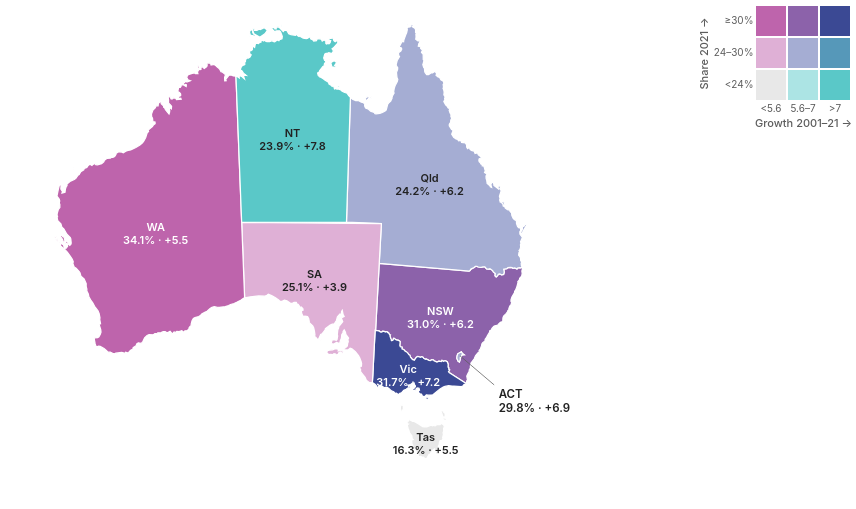

Vega-Lite specification stored for this chart:
### Vega-Lite specification from a JSON file in a GitHub repository (floating-point values rounded to 4 significant figures; data arrays with more than 128 entries replaced by an {"elided": "..."} marker saying what was removed)
{"$schema": "https://vega.github.io/schema/vega-lite/v5.json", "config": {"background": null, "font": "-apple-system, BlinkMacSystemFont, Segoe UI, Helvetica, Arial, sans-serif", "padding": 4, "view": {"stroke": null}, "axis": {"labelColor": "#5c5c5c", "titleColor": "#5c5c5c", "gridColor": "#d0d0d0", "domainColor": "#d0d0d0", "tickColor": "#d0d0d0", "labelFont": "-apple-system, BlinkMacSystemFont, Segoe UI, Helvetica, Arial, sans-serif", "labelFontSize": 11, "titleFont": "-apple-system, BlinkMacSystemFont, Segoe UI, Helvetica, Arial, sans-serif", "titleFontWeight": 500}, "legend": {"labelColor": "#5c5c5c", "titleColor": "#222222", "labelFont": "-apple-system, BlinkMacSystemFont, Segoe UI, Helvetica, Arial, sans-serif", "titleFont": "-apple-system, BlinkMacSystemFont, Segoe UI, Helvetica, Arial, sans-serif", "titleFontWeight": 600, "labelFontSize": 12, "titleFontSize": 12, "symbolStrokeColor": "#ffffff"}, "text": {"color": "#222222", "font": "-apple-system, BlinkMacSystemFont, Segoe UI, Helvetica, Arial, sans-serif"}, "tooltipFormat": {"numberFormat": ",.0f"}}, "params": [{"name": "hl", "value": "", "bind": {"input": "select", "options": ["", "Western Australia", "Victoria", "New South Wales", "Australian Capital Territory", "South Australia", "Queensland", "Northern Territory", "Tasmania"], "labels": ["All states", "Western Australia", "Victoria", "New South Wales", "Australian Capital Territory", "South Australia", "Queensland", "Northern Territory", "Tasmania"], "name": "Highlight a state "}}], "hconcat": [{"width": 660, "height": 500, "projection": {"type": "conicEqualArea", "parallels": [-18, -36], "rotate": [-134, 0]}, "layer": [{"data": {"values": {"type": "Topology", "arcs": {"elided": "106 rows, 2810 int values in total"}, "transform": {"scale": [0.002035, 0.001652], "translate": [112.9, -43.63]}, "objects": {"states": {"type": "GeometryCollection", "geometries": [{"arcs": [[0, 1, 2, 3, 4, 5, 6, 7, 8, 9, 10, 11, 12, 13, 14, 15, 16, 17, 18, 19, 20, 21, 22, 23, 24, 25, 26, 27, 28, 29, 30, 31, 32, 33, 34, 35, 36, 37, 38, 39, 40, 41, 42, 43, 44, 45], [46]], "type": "Polygon", "properties": {"STATE_CODE": "1", "STATE_NAME": "New South Wales"}, "id": 0}, {"arcs": [[47, 48, 49, -38, 50, -36, 51, -34, 52, -32, 53, -30, 54, -28, 55, -26, 56, 57, -23, 58, -21, 59, 60, 61, -17, 62, -15, 63, -13, 64, -11, 65, -9, 66, -7, 67, -5, 68, 69, 70, -1, 71]], "type": "Polygon", "properties": {"STATE_CODE": "2", "STATE_NAME": "Victoria"}, "id": 1}, {"arcs": [[[-45, 72, -43, 73, -41, 74, 75, 76, 77]], [[78]], [[79]], [[80]], [[81]], [[82]]], "type": "MultiPolygon", "properties": {"STATE_CODE": "3", "STATE_NAME": "Queensland"}, "id": 2}, {"arcs": [[[83, 84, -48, 85]], [[86]]], "type": "MultiPolygon", "properties": {"STATE_CODE": "4", "STATE_NAME": "South Australia"}, "id": 3}, {"arcs": [[[87, 88]], [[89]], [[90]], [[91]]], "type": "MultiPolygon", "properties": {"STATE_CODE": "5", "STATE_NAME": "Western Australia"}, "id": 4}, {"arcs": [[[92]], [[93]], [[94]], [[95]], [[96]], [[97]]], "type": "MultiPolygon", "properties": {"STATE_CODE": "6", "STATE_NAME": "Tasmania"}, "id": 5}, {"arcs": [[[-77, 98, 99]], [[100]], [[101]], [[102]], [[103]], [[104]], [[105]]], "type": "MultiPolygon", "properties": {"STATE_CODE": "7", "STATE_NAME": "Northern Territory"}, "id": 6}, {"arcs": [[-47]], "type": "Polygon", "properties": {"STATE_CODE": "8", "STATE_NAME": "Australian Capital Territory"}, "id": 7}]}}}, "format": {"type": "topojson", "feature": "states"}}, "transform": [{"lookup": "properties.STATE_NAME", "from": {"data": {"values": [{"name": "Western Australia", "abbr": "WA", "lon": 121.6, "lat": -26, "share": 34.1, "chg": 5.5, "a": 2, "b": 0, "cls": 6, "lbl": ["WA", "34.1% · +5.5"], "sl": "WA"}, {"name": "Victoria", "abbr": "Vic", "lon": 144.3, "lat": -36.9, "share": 31.7, "chg": 7.2, "a": 2, "b": 2, "cls": 8, "lbl": ["Vic", "31.7% · +7.2"], "sl": "Vic"}, {"name": "New South Wales", "abbr": "NSW", "lon": 146.8, "lat": -32.3, "share": 31, "chg": 6.2, "a": 2, "b": 1, "cls": 7, "lbl": ["NSW", "31.0% · +6.2"], "sl": "NSW"}, {"name": "Australian Capital Territory", "abbr": "ACT", "lon": 152.8, "lat": -37.6, "share": 29.8, "chg": 6.9, "a": 1, "b": 1, "cls": 4, "lbl": ["ACT", "29.8% · +6.9"], "sl": "ACT"}, {"name": "South Australia", "abbr": "SA", "lon": 135.3, "lat": -30, "share": 25.1, "chg": 3.9, "a": 1, "b": 0, "cls": 3, "lbl": ["SA", "25.1% · +3.9"], "sl": "SA"}, {"name": "Queensland", "abbr": "Qld", "lon": 144.8, "lat": -22.4, "share": 24.2, "chg": 6.2, "a": 1, "b": 1, "cls": 4, "lbl": ["Qld", "24.2% · +6.2"], "sl": "Qld"}, {"name": "Northern Territory", "abbr": "NT", "lon": 133.4, "lat": -19.4, "share": 23.9, "chg": 7.8, "a": 0, "b": 2, "cls": 2, "lbl": ["NT", "23.9% · +7.8"], "sl": "NT"}, {"name": "Tasmania", "abbr": "Tas", "lon": 146.6, "lat": -42.05, "share": 16.3, "chg": 5.5, "a": 0, "b": 0, "cls": 0, "lbl": ["Tas", "16.3% · +5.5"], "sl": "Tas"}]}, "key": "name", "fields": ["cls", "share", "chg"]}}, {"calculate": "['Low', 'Medium', 'High'][floor(datum.cls / 3)] + ' share, ' + ['low', 'medium', 'high'][datum.cls % 3] + ' growth'", "as": "bivclass"}, {"lookup": "properties.STATE_NAME", "from": {"data": {"values": [{"s_name": "Western Australia", "s_share": 34.1, "s_growth": 5.5, "s_os": 938900, "s_pop": 2749370, "s_top": "England", "s_topn": 211730}, {"s_name": "Victoria", "s_share": 31.7, "s_growth": 7.2, "s_os": 2072570, "s_pop": 6547820, "s_top": "India", "s_topn": 272250}, {"s_name": "New South Wales", "s_share": 31, "s_growth": 6.2, "s_os": 2510260, "s_pop": 8097060, "s_top": "China", "s_topn": 261330}, {"s_name": "Australian Capital Territory", "s_share": 29.8, "s_growth": 6.9, "s_os": 134900, "s_pop": 452510, "s_top": "India", "s_topn": 17510}, {"s_name": "South Australia", "s_share": 25.1, "s_growth": 3.9, "s_os": 452410, "s_pop": 1802600, "s_top": "England", "s_topn": 98770}, {"s_name": "Queensland", "s_share": 24.2, "s_growth": 6.2, "s_os": 1263640, "s_pop": 5215810, "s_top": "New Zealand", "s_topn": 229920}, {"s_name": "Northern Territory", "s_share": 23.9, "s_growth": 7.8, "s_os": 59240, "s_pop": 248150, "s_top": "Philippines", "s_topn": 7320}, {"s_name": "Tasmania", "s_share": 16.3, "s_growth": 5.5, "s_os": 92320, "s_pop": 567240, "s_top": "England", "s_topn": 20420}]}, "key": "s_name", "fields": ["s_name", "s_share", "s_growth", "s_os", "s_pop", "s_top", "s_topn"]}}], "mark": {"type": "geoshape", "stroke": "#ffffff", "strokeWidth": 1.25, "cursor": "pointer"}, "encoding": {"opacity": {"condition": [{"test": "!(hl == '' || datum.properties.STATE_NAME == hl)", "value": 0.2}, {"param": "cell", "empty": true, "value": 1}], "value": 0.2}, "color": {"field": "cls", "type": "ordinal", "scale": {"domain": [0, 1, 2, 3, 4, 5, 6, 7, 8], "range": ["#e8e8e8", "#ace4e4", "#5ac8c8", "#dfb0d6", "#a5add3", "#5698b9", "#be64ac", "#8c62aa", "#3b4994"]}, "legend": null}, "tooltip": [{"field": "bivclass", "title": "Class"}, {"field": "s_name", "title": "State / territory"}, {"field": "s_share", "title": "Born overseas, 2021 (%)", "format": ".1f"}, {"field": "s_os", "title": "Overseas-born residents", "format": ","}, {"field": "s_pop", "title": "Total population, 2021", "format": ","}, {"field": "s_top", "title": "Largest overseas birthplace"}, {"field": "s_topn", "title": "Residents born there", "format": ","}, {"field": "s_growth", "title": "Change in share since 2001 (pts)", "format": "+.1f"}], "stroke": {"condition": {"param": "hov18", "empty": false, "value": "#111111"}, "value": "#ffffff"}, "strokeWidth": {"condition": {"param": "hov18", "empty": false, "value": 2.5}, "value": 1.25}}, "params": [{"name": "hov18", "select": {"type": "point", "fields": ["s_name"], "on": "pointerover", "clear": "pointerout"}}]}, {"data": {"values": [{"name": "Western Australia", "abbr": "WA", "lon": 121.6, "lat": -26, "share": 34.1, "chg": 5.5, "a": 2, "b": 0, "cls": 6, "lbl": ["WA", "34.1% · +5.5"], "sl": "WA"}, {"name": "Victoria", "abbr": "Vic", "lon": 144.3, "lat": -36.9, "share": 31.7, "chg": 7.2, "a": 2, "b": 2, "cls": 8, "lbl": ["Vic", "31.7% · +7.2"], "sl": "Vic"}, {"name": "New South Wales", "abbr": "NSW", "lon": 146.8, "lat": -32.3, "share": 31, "chg": 6.2, "a": 2, "b": 1, "cls": 7, "lbl": ["NSW", "31.0% · +6.2"], "sl": "NSW"}, {"name": "Australian Capital Territory", "abbr": "ACT", "lon": 152.8, "lat": -37.6, "share": 29.8, "chg": 6.9, "a": 1, "b": 1, "cls": 4, "lbl": ["ACT", "29.8% · +6.9"], "sl": "ACT"}, {"name": "South Australia", "abbr": "SA", "lon": 135.3, "lat": -30, "share": 25.1, "chg": 3.9, "a": 1, "b": 0, "cls": 3, "lbl": ["SA", "25.1% · +3.9"], "sl": "SA"}, {"name": "Queensland", "abbr": "Qld", "lon": 144.8, "lat": -22.4, "share": 24.2, "chg": 6.2, "a": 1, "b": 1, "cls": 4, "lbl": ["Qld", "24.2% · +6.2"], "sl": "Qld"}, {"name": "Northern Territory", "abbr": "NT", "lon": 133.4, "lat": -19.4, "share": 23.9, "chg": 7.8, "a": 0, "b": 2, "cls": 2, "lbl": ["NT", "23.9% · +7.8"], "sl": "NT"}, {"name": "Tasmania", "abbr": "Tas", "lon": 146.6, "lat": -42.05, "share": 16.3, "chg": 5.5, "a": 0, "b": 0, "cls": 0, "lbl": ["Tas", "16.3% · +5.5"], "sl": "Tas"}]}, "mark": {"type": "text", "fontSize": 11, "lineHeight": 13, "font": "-apple-system, BlinkMacSystemFont, Segoe UI, Helvetica, Arial, sans-serif", "fontWeight": 600, "baseline": "middle"}, "transform": [{"filter": "datum.abbr != 'ACT'"}], "encoding": {"longitude": {"field": "lon", "type": "quantitative"}, "latitude": {"field": "lat", "type": "quantitative"}, "text": {"field": "lbl"}, "color": {"condition": {"test": "indexof([5, 6, 7, 8], datum.cls) >= 0", "value": "#ffffff"}, "value": "#222222"}}}, {"data": {"values": [{"name": "Western Australia", "abbr": "WA", "lon": 121.6, "lat": -26, "share": 34.1, "chg": 5.5, "a": 2, "b": 0, "cls": 6, "lbl": ["WA", "34.1% · +5.5"], "sl": "WA"}, {"name": "Victoria", "abbr": "Vic", "lon": 144.3, "lat": -36.9, "share": 31.7, "chg": 7.2, "a": 2, "b": 2, "cls": 8, "lbl": ["Vic", "31.7% · +7.2"], "sl": "Vic"}, {"name": "New South Wales", "abbr": "NSW", "lon": 146.8, "lat": -32.3, "share": 31, "chg": 6.2, "a": 2, "b": 1, "cls": 7, "lbl": ["NSW", "31.0% · +6.2"], "sl": "NSW"}, {"name": "Australian Capital Territory", "abbr": "ACT", "lon": 152.8, "lat": -37.6, "share": 29.8, "chg": 6.9, "a": 1, "b": 1, "cls": 4, "lbl": ["ACT", "29.8% · +6.9"], "sl": "ACT"}, {"name": "South Australia", "abbr": "SA", "lon": 135.3, "lat": -30, "share": 25.1, "chg": 3.9, "a": 1, "b": 0, "cls": 3, "lbl": ["SA", "25.1% · +3.9"], "sl": "SA"}, {"name": "Queensland", "abbr": "Qld", "lon": 144.8, "lat": -22.4, "share": 24.2, "chg": 6.2, "a": 1, "b": 1, "cls": 4, "lbl": ["Qld", "24.2% · +6.2"], "sl": "Qld"}, {"name": "Northern Territory", "abbr": "NT", "lon": 133.4, "lat": -19.4, "share": 23.9, "chg": 7.8, "a": 0, "b": 2, "cls": 2, "lbl": ["NT", "23.9% · +7.8"], "sl": "NT"}, {"name": "Tasmania", "abbr": "Tas", "lon": 146.6, "lat": -42.05, "share": 16.3, "chg": 5.5, "a": 0, "b": 0, "cls": 0, "lbl": ["Tas", "16.3% · +5.5"], "sl": "Tas"}]}, "transform": [{"filter": "datum.abbr == 'ACT'"}], "mark": {"type": "text", "align": "left", "dx": 3, "fontSize": 11.5, "lineHeight": 14, "font": "-apple-system, BlinkMacSystemFont, Segoe UI, Helvetica, Arial, sans-serif", "fontWeight": 600, "baseline": "top"}, "encoding": {"longitude": {"field": "lon", "type": "quantitative"}, "latitude": {"field": "lat", "type": "quantitative"}, "text": {"field": "lbl"}, "color": {"value": "#222222"}}}, {"data": {"values": [{"lon": 149.1, "lat": -35.45, "llon": 152.6, "llat": -37.3}]}, "mark": {"type": "rule", "strokeWidth": 0.75}, "encoding": {"longitude": {"field": "lon", "type": "quantitative"}, "latitude": {"field": "lat", "type": "quantitative"}, "longitude2": {"field": "llon"}, "latitude2": {"field": "llat"}, "color": {"value": "#5c5c5c"}}}, {"data": {"values": [{"type": "Feature", "properties": {}, "geometry": {"type": "MultiPoint", "coordinates": [[112, -10], [162, -10], [162, -44], [112, -44]]}}]}, "mark": {"type": "geoshape", "opacity": 0, "filled": false, "strokeOpacity": 0}}]}, {"width": 96, "height": 96, "data": {"values": [{"a": 0, "b": 0, "cls": 0}, {"a": 0, "b": 1, "cls": 1}, {"a": 0, "b": 2, "cls": 2}, {"a": 1, "b": 0, "cls": 3}, {"a": 1, "b": 1, "cls": 4}, {"a": 1, "b": 2, "cls": 5}, {"a": 2, "b": 0, "cls": 6}, {"a": 2, "b": 1, "cls": 7}, {"a": 2, "b": 2, "cls": 8}]}, "params": [{"name": "cell", "select": {"type": "point", "fields": ["cls"], "on": "pointerover", "clear": "pointerout"}}], "mark": {"type": "rect", "stroke": "#ffffff", "strokeWidth": 2, "cursor": "pointer"}, "encoding": {"x": {"field": "b", "type": "ordinal", "axis": {"title": "Growth 2001–21 →", "labelExpr": "['<5.6','5.6–7','>7'][datum.value]", "labelAngle": 0, "domain": false, "ticks": false, "titleFontSize": 11, "labelFontSize": 10}}, "y": {"field": "a", "type": "ordinal", "sort": "descending", "axis": {"title": "Share 2021 →", "labelExpr": "['<24%','24–30%','≥30%'][datum.value]", "domain": false, "ticks": false, "titleFontSize": 11, "labelFontSize": 10}}, "color": {"field": "cls", "type": "ordinal", "scale": {"domain": [0, 1, 2, 3, 4, 5, 6, 7, 8], "range": ["#e8e8e8", "#ace4e4", "#5ac8c8", "#dfb0d6", "#a5add3", "#5698b9", "#be64ac", "#8c62aa", "#3b4994"]}, "legend": null}}}], "spacing": 24, "resolve": {"scale": {"color": "independent"}}}
